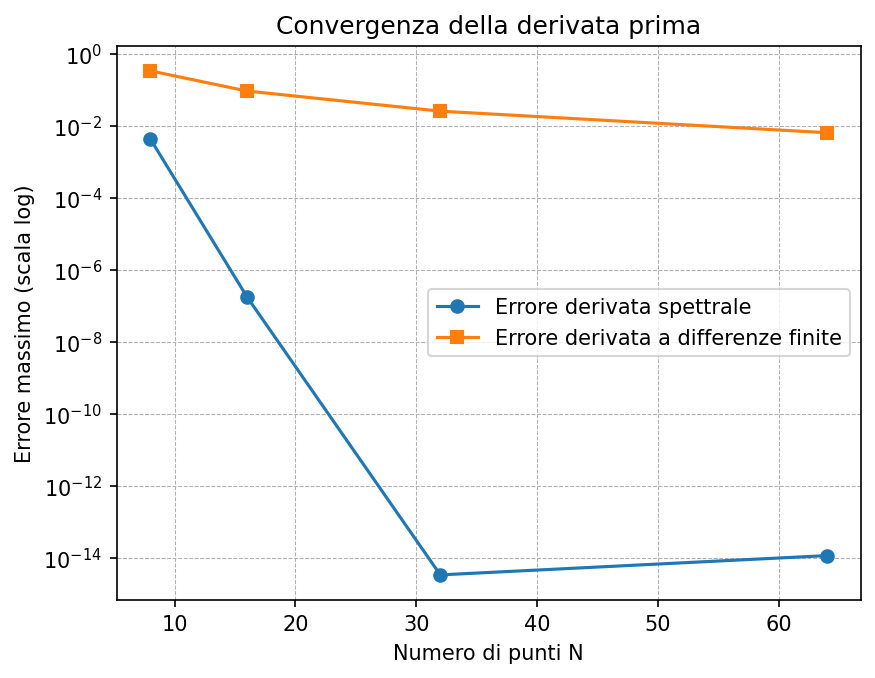

Write the Python code that produced this figure.
import numpy as np
from burgers.solver import spectral_derivative
from burgers.solver import wavenumbers
import matplotlib.pyplot as plt

L = 2 * np.pi
print(f"{'N':>4} {'err spettrale':>14} {'err diff. finite':>17}")
Ns = [8, 16, 32, 64]
errs_spec = []
errs_fd = []

for N in Ns:
  x = np.linspace(0, L, N, endpoint=False)
  u = np.exp(np.sin(x))
  exact = np.cos(x) * np.exp(np.sin(x))

  err_spec = np.max(np.abs(spectral_derivative(u, L) - exact))
  errs_spec.append(err_spec)

  h = L / N
  fd = (np.roll(u, -1) - np.roll(u, 1)) / (2 * h)
  err_fd = np.max(np.abs(fd - exact))
  errs_fd.append(err_fd)

  print(f"{N:>4} {err_spec:>14.2e} {err_fd:>17.2e}")

fig, ax = plt.subplots()
ax.semilogy(Ns, errs_spec, marker="o", label="Errore derivata spettrale")
ax.semilogy(Ns, errs_fd, marker="s", label="Errore derivata a differenze finite")
ax.set_xlabel("Numero di punti N")
ax.set_ylabel("Errore massimo (scala log)")
ax.set_title("Convergenza della derivata prima")
ax.legend()
ax.grid(True, which="both", linestyle="--", linewidth=0.5)
fig.savefig("experiments/derivative_convergence.png", dpi=150, bbox_inches="tight")
plt.show()

def spectral_derivative_img(u: np.ndarray, L: float, order: int = 1) -> np.ndarray:
    N = len(u)
    k = wavenumbers(N, L)
    mult = (1j * k) ** order
    if order % 2 == 1 and N % 2 == 0:
        mult[N // 2] = 0.0              # modo di Nyquist: derivata dispari = 0
    du = np.fft.ifft(mult * np.fft.fft(u))
    return du.imag 

du_img=spectral_derivative_img(u, L)
print(f"du.imag: {np.max(np.abs(du_img)):.2e} (deve essere ~1e-15)")
